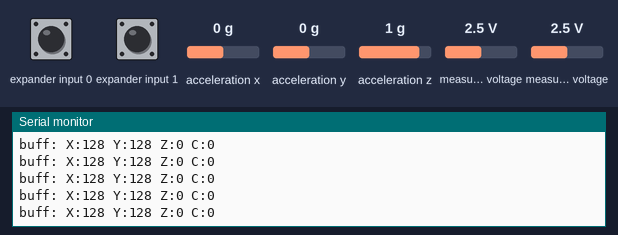
The sketch below on a simulated Arduino Uno, built with avr-gcc and run on an emulated ATmega328P. Parts: the last lines printed to the serial monitor. Wiring (inferred from the names in the program): Wii Nunchuk at I2C address 0x52. The inputs (shaded band) are chosen by the test bench; at power-on: measured voltage 2.5 V, expander input 0 HIGH, expander input 1 HIGH, acceleration x 0 g, acceleration y 0 g, acceleration z 1 g.

Above: at 1.4 s.
1.5 s: measured voltage (sensor 200) set to 0.1 V
At 1.56 s:
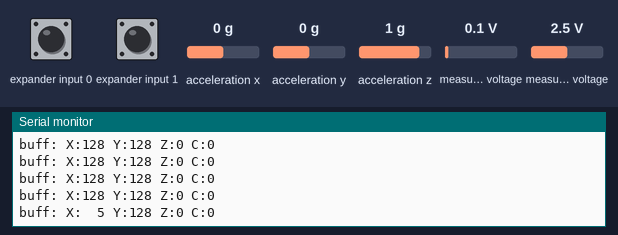
3.4 s: measured voltage (sensor 201) set to 0.1 V
At 3.46 s:
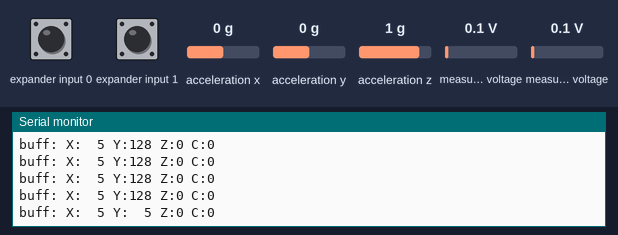
5.3 s: measured voltage (sensor 200) set to 1.2 V
At 5.36 s:
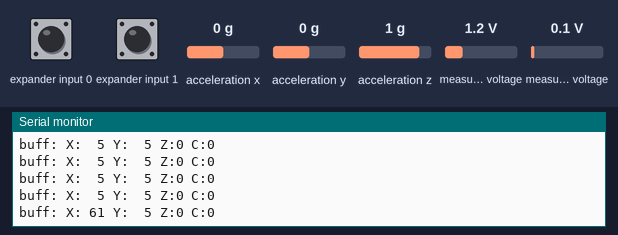
7.2 s: measured voltage (sensor 201) set to 1.2 V
At 7.26 s:
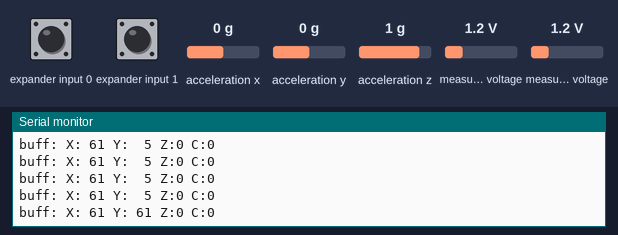
9.1 s: measured voltage (sensor 200) set to 2.5 V
At 9.12 s:
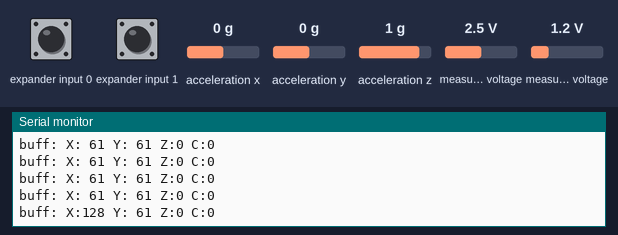
11.0 s: measured voltage (sensor 201) set to 2.5 V
At 11.02 s:
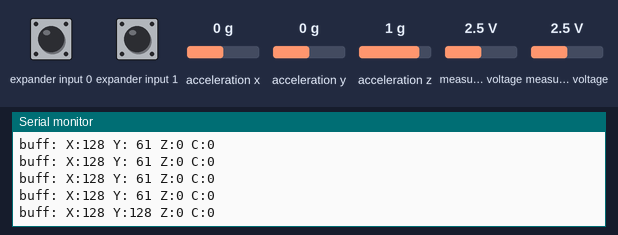

Measured:
- after the input at 1.5 s, the serial monitor: prints a new line at once (image 1)
- after the input at 3.4 s, the serial monitor: prints a new line after 0.05 s (image 2)
- after the input at 5.3 s, the serial monitor: prints a new line after 0.05 s (image 3)
- after the input at 7.2 s, the serial monitor: prints a new line after 0.05 s (image 4)
- after the input at 9.1 s, the serial monitor: prints a new line at once (image 5)
- after the input at 11.0 s, the serial monitor: prints a new line at once (image 6)

The sketch:

nunchuk.ino
```cpp
/*
 * Weitere Infos: www.makerblog.at
 *
 * Library zum Download: https://github.com/timtro/wiinunchuck-h
 * Achtung: Nach dem Download des ZIPs und vor dem Import der Library in die Arduino IDE
 * das "-master" aus dem Dateinamen löschen.
 */

#include <Wire.h>
#include <wiinunchuck.h>

void setup() {

  Serial.begin(9600);

  // Nunchuk initialisieren und Joystick auf Mittelposition kalibrieren

  nunchuk_init();
  delay(100);
  nunchuk_calibrate_joy();
  delay(100);
}

void loop() {

  // Daten (6 Byte) vom Nunchuk Controller auslesen
  nunchuk_get_data();
  // Die einzelnen Werte stehen jetzt in Funktionen der WiiNunchuck-Library zur Verfügung

  char buffer[25];
  /*
   *  sprintf() wird dazu verwendet, um einen String aus einem formatierten Vorlagenstring zu erzeugen.
   *  Hierfür wird in den Buffer, der als erstes Argument erzeugt wird der Formatstring kopiert
   *  und die Substitutionszeichen werden mit den gegebenen Parametern ersetzt.
   *  %3d bedeutet z.B.: Formatiere immer 3-stellig, notfalls mit führenden Leerzeichen
   */
  Serial.print("buff: ");
  sprintf(buffer, "X:%3d Y:%3d Z:%1d C:%1d", nunchuk_cjoy_x(), nunchuk_cjoy_y(), nunchuk_zbutton(), nunchuk_cbutton());

  // Zusammengesetzten String an den seriellen Monitor schicken
  Serial.println(buffer);

  delay(50);
}
```
